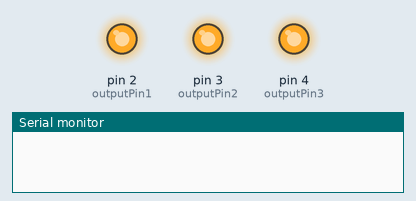
The sketch below on a simulated Arduino Uno, built with avr-gcc and run on an emulated ATmega328P. Parts: output pins drawn as LEDs (lit = HIGH), the last lines printed to the serial monitor.

Above: at 0.1 s.
At 2.7 s:
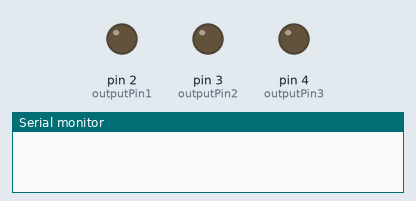
At 8.9 s:
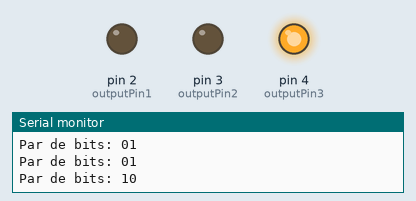
At 11.9 s:
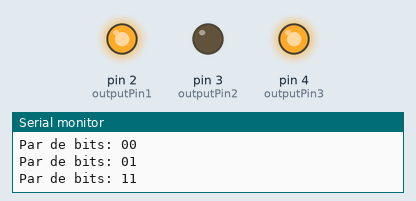
At 20.9 s:
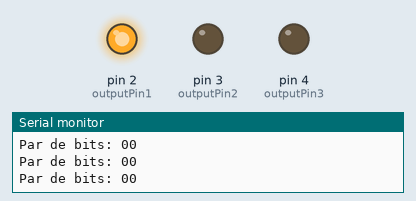
At 38.7 s:
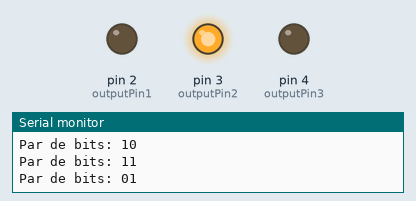
Timing chart, 0 to 40.0 s (numbered marks = the images above):
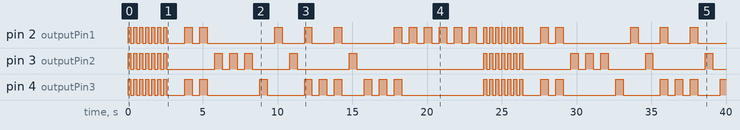

Measured:
- by itself, pin 2 (outputPin1): LOW → HIGH at 0.00 s, → LOW 0.20 s later, → HIGH 0.20 s later, → LOW 0.20 s later, … (60 changes in this stretch)
- by itself, pin 3 (outputPin2): LOW → HIGH at 0.00 s, → LOW 0.20 s later, → HIGH 0.20 s later, → LOW 0.20 s later, … (48 changes in this stretch)
- by itself, pin 4 (outputPin3): LOW → HIGH at 0.00 s, → LOW 0.20 s later, → HIGH 0.20 s later, → LOW 0.20 s later, … (59 changes in this stretch)

The sketch:

Tx-Arduino.ino
```cpp
// Definimos los pines de salida
const int outputPin1 = 2; // Primera salida ROJO
const int outputPin2 = 3; // Segunda salida VERDE
const int outputPin3 = 4; // Tercera salida AZUL

void setup() {
  // Configuramos los pines como salidas
  pinMode(outputPin1, OUTPUT);
  pinMode(outputPin2, OUTPUT);
  pinMode(outputPin3, OUTPUT);

  Serial.begin(9600); // Iniciar comunicación serial a 9600 bps
}

void loop() {
  // Número hexadecimal a convertir

  InicioTransmision();
  //F561EDAC00
  // Convertimos el número hexadecimal a binario
  String hexString = "F561EDAC00";
  String binaryString = hex_to_bin(hexString);
  Serial.print("Binario: ");
  Serial.println(binaryString);

  // Segmentamos el string binario en pares de bits
  for (int i = 0; i < binaryString.length(); i += 2) {
    String pairBits = binaryString.substring(i, i + 2); // Extrae cada par de bits

    // Imprimir el par de bits
    Serial.print("Par de bits: ");
    Serial.println(pairBits);

    // Convertimos el par de bits a entero
    int pairBitsValue = strtol(pairBits.c_str(), NULL, 2);

    // Apagar todas las salidas antes de activar la siguiente
    apagarTodasLasSalidas();

    // Activamos la salida correspondiente según el par de bits
    switch (pairBitsValue) {
      case 0: //00 ROJO
        // Controla la primera salida (pin 2)
        digitalWrite(outputPin1, HIGH);
        digitalWrite(outputPin2, LOW);
        digitalWrite(outputPin3, LOW);
        break;
      case 1: //01 VERDE
        // Controla la segunda salida (pin 3)
        digitalWrite(outputPin1, LOW);
        digitalWrite(outputPin2, HIGH);
        digitalWrite(outputPin3, LOW);
        break;
      case 2: //10 AZUL
        // Controla la tercera salida (pin 4)
        digitalWrite(outputPin1, LOW);
        digitalWrite(outputPin2, LOW);
        digitalWrite(outputPin3, HIGH);
        break;
      case 3: //11  MORADO
        // Activar simultáneamente las salidas 2 y 3
        digitalWrite(outputPin1, HIGH);
        digitalWrite(outputPin2, LOW); // Activa el pin 3
        digitalWrite(outputPin3, HIGH); // Activa el pin 4
        break;
    }

    // Mantener cada salida activada por 1 segundo
    delay(500);

    // Apagar todas las salidas antes de la siguiente activación
    apagarTodasLasSalidas();
    delay(500);
  }
}

// Función para apagar todas las salidas
void apagarTodasLasSalidas() {
  digitalWrite(outputPin1, LOW);
  digitalWrite(outputPin2, LOW);
  digitalWrite(outputPin3, LOW);
}


void  InicioTransmision() {
  int Parpadeos=7;
  for(int i=0 ; i<Parpadeos ; i++)
  {
    digitalWrite(outputPin1, HIGH);
    digitalWrite(outputPin2, HIGH);
    digitalWrite(outputPin3, HIGH);
    delay(200);
    digitalWrite(outputPin1, LOW);
    digitalWrite(outputPin2, LOW);
    digitalWrite(outputPin3, LOW);
    delay(200);
  }
  delay(1000);
}

String hex_to_bin(String hexaString){
  String hexToBin[16] = {
    "0000",  // 0
    "0001",  // 1
    "0010",  // 2
    "0011",  // 3
    "0100",  // 4
    "0101",  // 5
    "0110",  // 6
    "0111",  // 7
    "1000",  // 8
    "1001",  // 9
    "1010",  // A
    "1011",  // B
    "1100",  // C
    "1101",  // D
    "1110",  // E
    "1111"   // F
  };
  String binary = "";
  // Convertir carácter hexadecimal a índice
  for(int i = 0; i < hexaString.length(); i++){
    int index = -1;
    char hexChar = hexaString[i];
    if (hexChar >= '0' && hexChar <= '9') {
      index = hexChar - '0';
    } else if (hexChar >= 'A' && hexChar <= 'F') {
      index = hexChar - 'A' + 10;
    }
    binary += hexToBin[index];
  }
  return binary;
}
```
